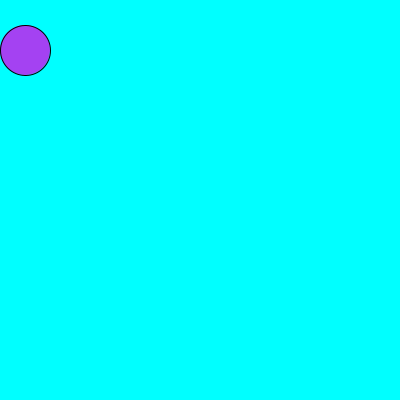
Frame 1 (no input)
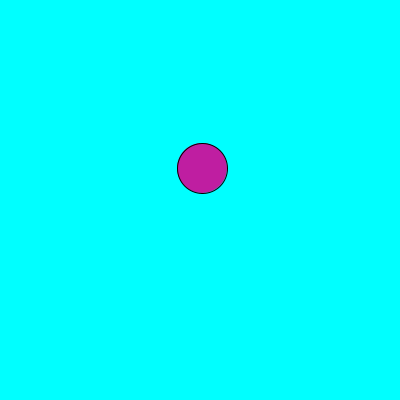
Frame 60 (the mouse pressed at the canvas centre just before this capture)
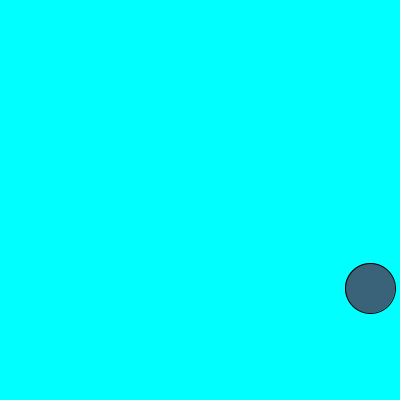
Frame 120 (the mouse held since frame 60 and released just before this capture)

The Processing sketch that drew these frames (run headless with seeded random() and noise(); from frame 60 on, the mouse is pressed at the canvas centre):

// Processing sketch: processing_49066
// ── processing_49066.pde

int x=25;
int y=50;
int xspeed = 3;
int yspeed = 2;


    void setup () {
  
  size (400,400);
  
  smooth ();
}


    void draw () {
  
  background (0,255,255);
 fill (random (255),random (255), random (255));
  
  ellipse (x,y,50,50);
  
  x += xspeed;
  y += yspeed;
  
 if (x>width-25) {
   
   xspeed = -xspeed;
 }
   
  else if (x<25) {
    
    xspeed = -xspeed;
    
  }
  
  if (y<25) {
    
    yspeed = -yspeed;
    
  } 
  
  else if (y>height-25) {
    
    yspeed = -yspeed;
    
  }
   
   
}
